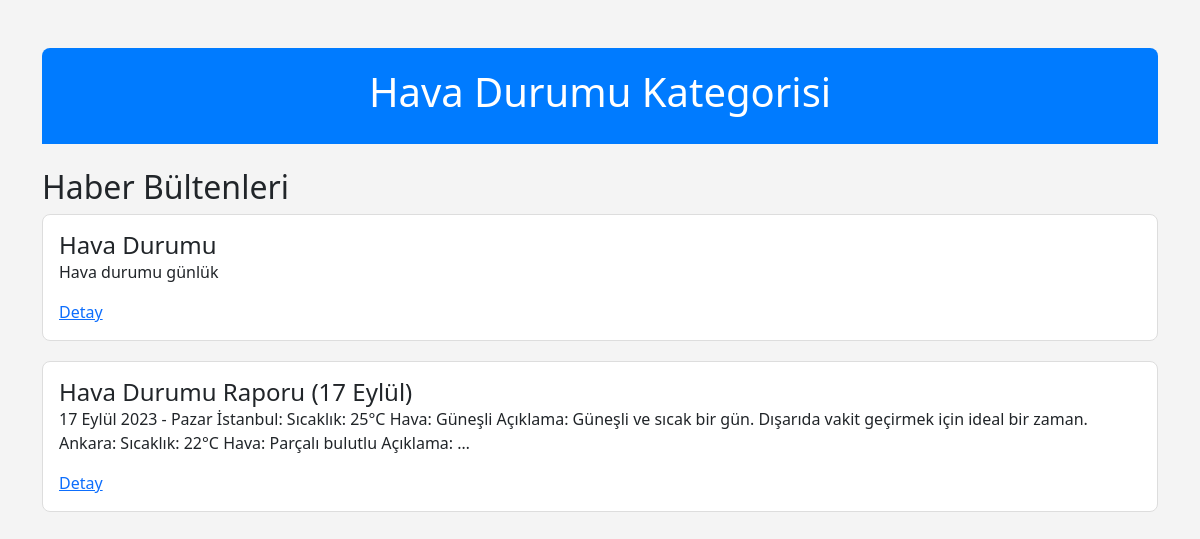
Screenshot of /category-newsletters/3/ with the database file from the repository.
### newsletter/models.py (models this page shows, shortened)
class NewsletterCategory(models.Model):
    title = models.CharField(max_length=100)

class Newsletter(models.Model):
    title = models.CharField(max_length=200)
    content = models.TextField()
    category = models.ForeignKey(NewsletterCategory, on_delete=models.CASCADE, related_name='newsletters')

### newsletter/views.py (the view)
# urls.py: path('category-newsletters/<int:category_id>/', views.category_newsletter, name='category_newsletter'),
def category_newsletter(request, category_id):
    category = get_object_or_404(NewsletterCategory, id=category_id)
    newsletters = Newsletter.objects.filter(category=category)
    return render(request, 'category_newsletter.html', {'newsletters': newsletters, 'category': category})

### newsletter/templates/category_newsletter.html (shortened to what this page needs)
<!DOCTYPE html>
<html lang="tr">
<head>
    <link href="https://cdn.jsdelivr.net/npm/bootstrap@5.3.0-alpha1/dist/css/bootstrap.min.css" rel="stylesheet">
</head>
<body>
    <div class="container mt-5">
        <div class="header">
            <h1>{{ category.title }} Kategorisi</h1>
        </div>
        <h2 class="mt-4">Haber Bültenleri</h2>
        <ul class="list-unstyled">
            {% for news in newsletters %}
                <li>
                    <div class="newsletter-card p-3">
                        <h5 class="card-title">{{ news.title }}</h5>
                        <p>{{ news.content|truncatewords:30 }}</p>
                        <a href="{% url 'news_detail' news.id%}" class="detail-button">Detay</a>
                    </div>
                </li>
            {% empty %}
                <li>
                    <div class="alert alert-warning" role="alert">
                        Bu kategoride hiç haber bülteni yok.
                    </div>
                </li>
            {% endfor %}
        </ul>
    </div>
</body>
</html>

### newsletter/templates/category_newsletter.html (style rules this page uses)
body { background-color: #f4f4f4; }
.header { background: #007BFF; color: white; padding: 20px; text-align: center; border-radius: 0.5rem 0.5rem 0 0; }
.newsletter-card { border: 1px solid #ddd; border-radius: 0.5rem; margin-bottom: 20px; background: white; transition: box-shadow 0.3s; }
.card-title { font-size: 1.5rem; }

### rows the page displays
NewsletterCategory: title "Hava Durumu"
Newsletter: title "Hava Durumu", content "Hava durumu günlük"
Newsletter: title "Hava Durumu Raporu (17 Eylül)", content "17 Eylül 2023 - Pazar İstanbul: Sıcaklık: 25°C Hava: Güneşli Açıklama: Güneşli ve sıcak bir gün. Dışarıda vakit geçirmek için ideal bir zaman. Ankara: Sıcaklık: 22°C Hava: Parçalı bulutlu Açıklama: …"
